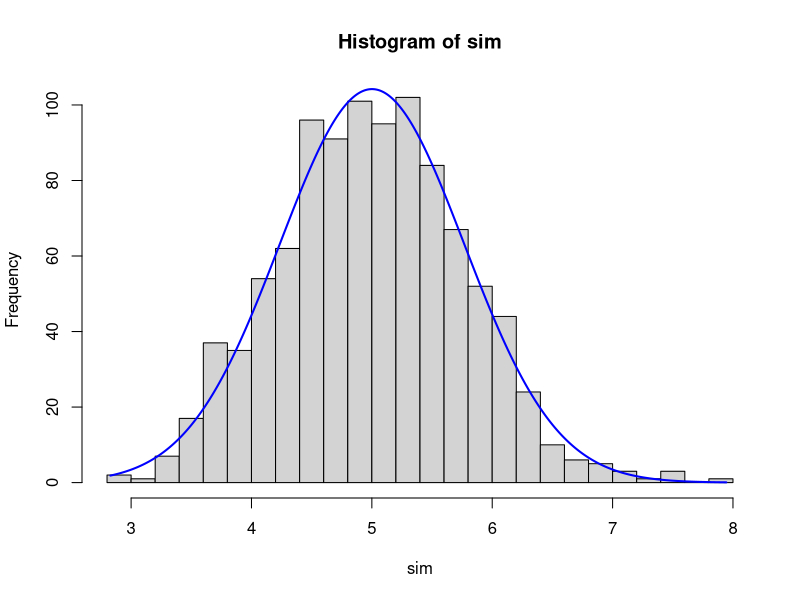
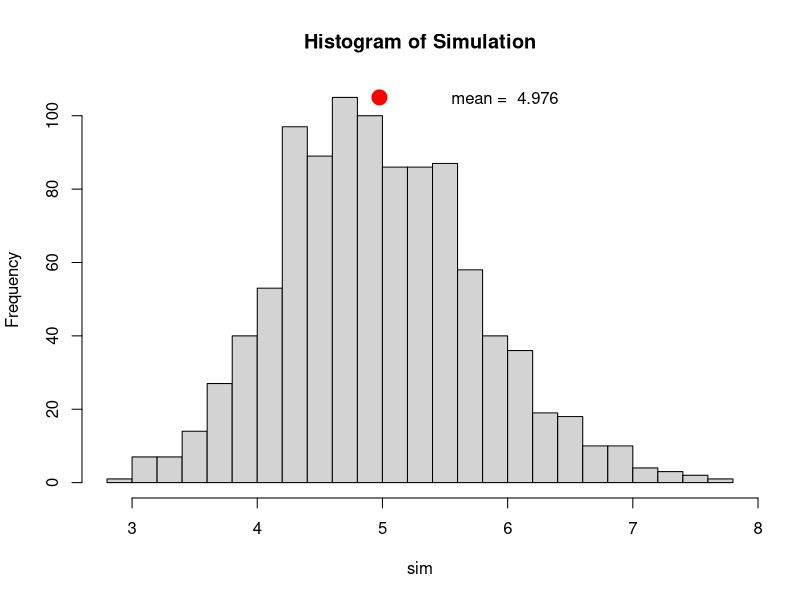
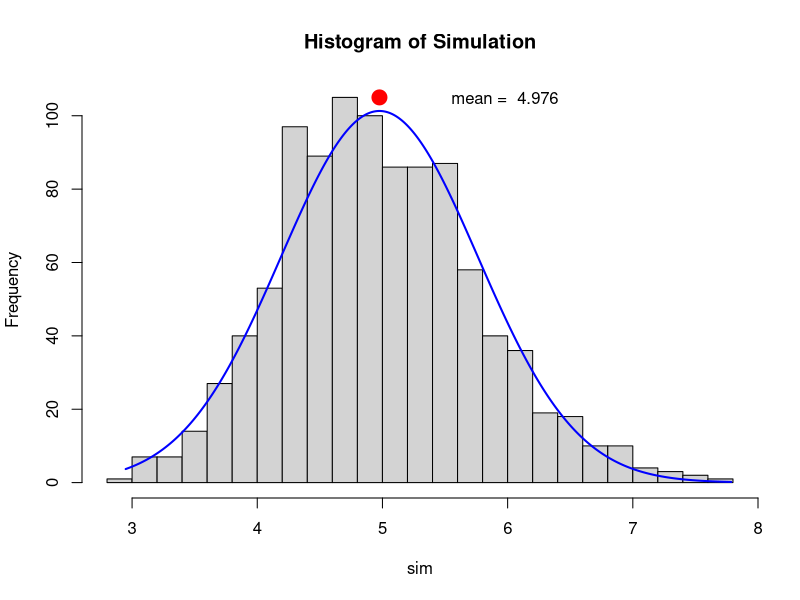
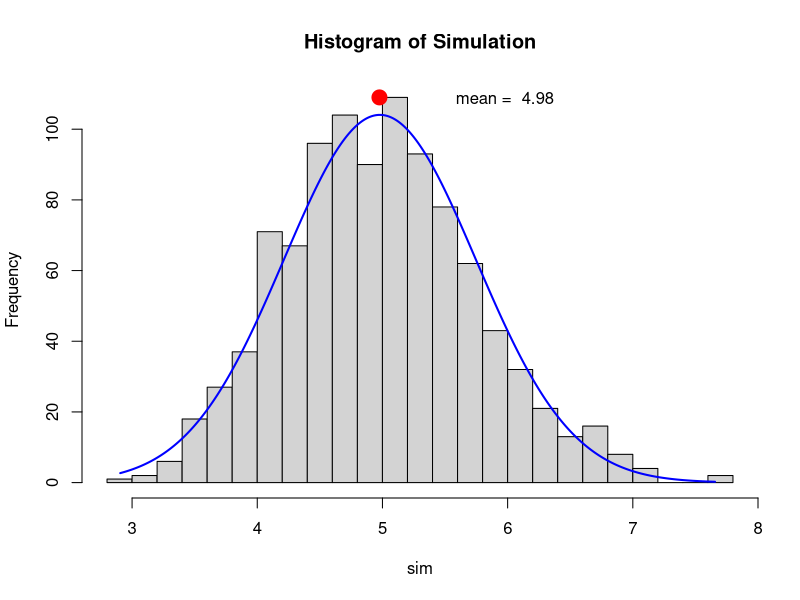
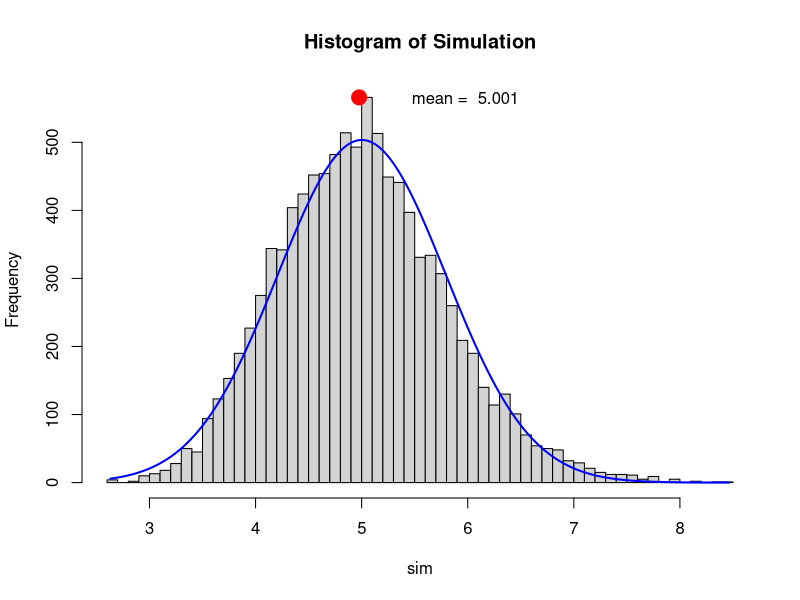
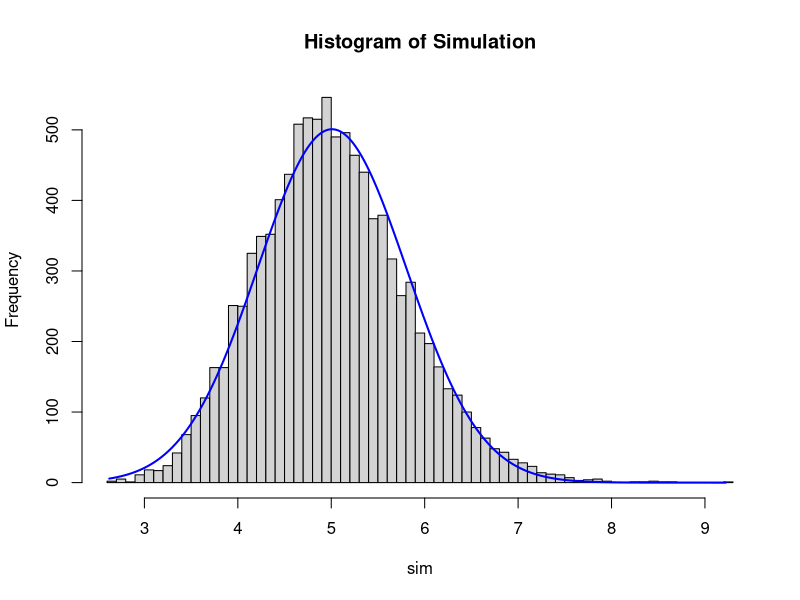
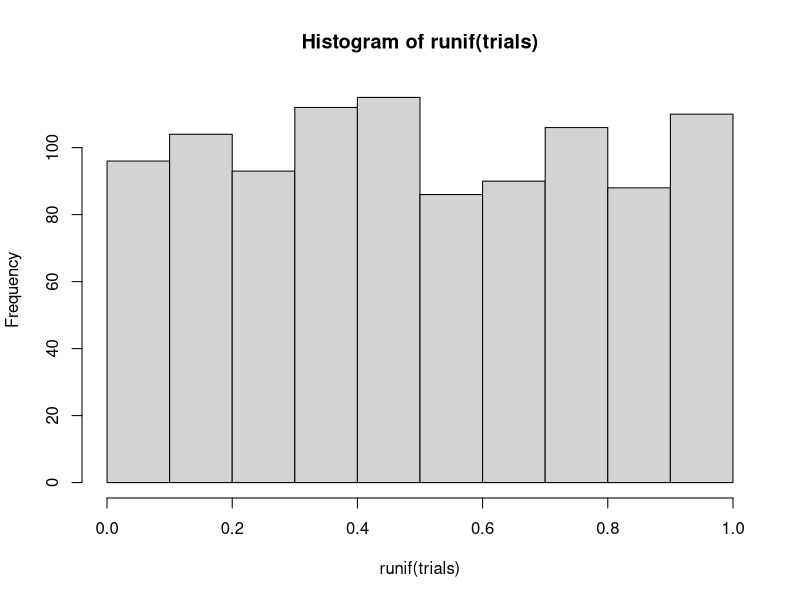
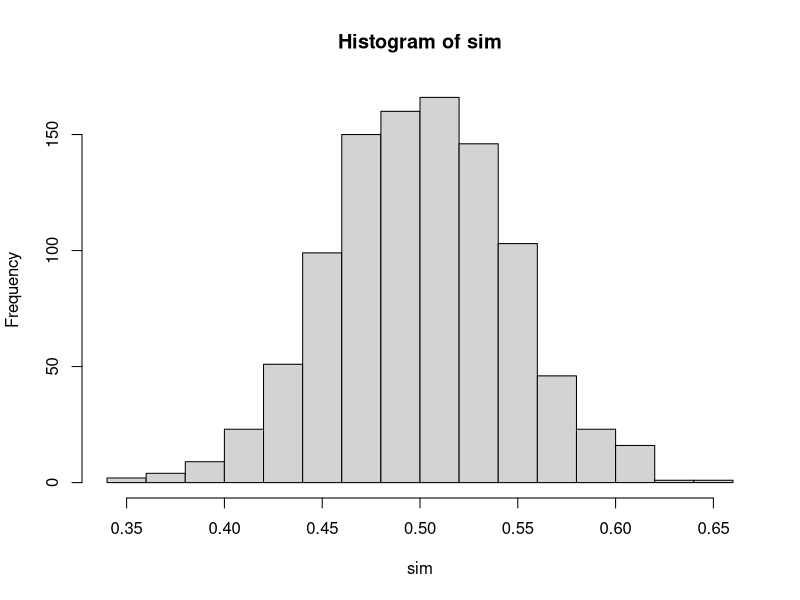

Generate these figures, in order, with R: (Note: this script raises an error after producing the figures.)
lambda <- 0.2
n <- 40

sim <- replicate(n=1000,expr = mean(rexp(40,lambda)))
simHist <- hist(sim,breaks="Scott")

#h<-hist(g, breaks=10, density=10, col="lightgray", xlab="Accuracy", main="Overall") 
xfit<-seq(min(sim),max(sim),length=1000) 
yfit<-dnorm(xfit,mean=mean(sim),sd=sd(sim)) 
yfit <- yfit*diff(simHist$mids[1:2])*length(sim) 
lines(xfit, yfit, col="blue", lwd=2)

#code block 1
lambda <- 0.2
expMean <- 1/lambda
print(expMean)

#code block 2
set.seed(5555)
n <- 40
simTrial <- mean(rexp(n,lambda))
print(simTrial)

#code block 3
trials <- 1000
sim <- apply(matrix(rexp(n*trials,lambda),trials),1,mean)
simMean <- mean(sim)
simHist <- hist(sim,breaks="Scott",main = "Histogram of Simulation")
yMax <- max(simHist$counts)
meanText <- paste("mean = ",as.character(format(mean(sim),digits=4)))
points(simMean,yMax,col="red",cex=2,pch=21,bg="red")
text(x = simMean+1 ,y = yMax, meanText)


#code block 5
simMean <- mean(sim)
print(simMean)

#code block 6
simSD <- sd(sim)
print(simSD)

#code block7 
simHist <- hist(sim,breaks="Scott",main = "Histogram of Simulation")
xfit<-seq(min(sim),max(sim),length=1000) 
yfit<-dnorm(xfit,mean=mean(sim),sd=sd(sim)) 
yfit <- yfit*diff(simHist$mids[1:2])*length(sim) 
lines(xfit, yfit, col="blue", lwd=2)
points(simMean,yMax,col="red",cex=2,pch=21,bg="red")
text(x = simMean+1 ,y = yMax, meanText)

#code block 8
sim <- apply(matrix(rexp(n*trials,lambda),trials),1,mean)
simHist <- hist(sim,breaks="Scott",main = "Histogram of Simulation")
xfit<-seq(min(sim),max(sim),length=1000) 
yfit<-dnorm(xfit,mean=mean(sim),sd=sd(sim)) 
yfit <- yfit*diff(simHist$mids[1:2])*length(sim) 
lines(xfit, yfit, col="blue", lwd=2)
yMax <- max(simHist$counts)
meanText <- paste("mean = ",as.character(format(mean(sim),digits=4)))
points(simMean,yMax,col="red",cex=2,pch=21,bg="red")
text(x = simMean+1 ,y = yMax, meanText)

#code block 9
trials <- 10000
sim <- apply(matrix(rexp(n*trials,lambda),trials),1,mean)
simHist <- hist(sim,breaks="Scott",main = "Histogram of Simulation")
xfit<-seq(min(sim),max(sim),length=1000) 
yfit<-dnorm(xfit,mean=mean(sim),sd=sd(sim)) 
yfit <- yfit*diff(simHist$mids[1:2])*length(sim) 
lines(xfit, yfit, col="blue", lwd=2)
yMax <- max(simHist$counts)
meanText <- paste("mean = ",as.character(format(mean(sim),digits=4)))
points(simMean,yMax,col="red",cex=2,pch=21,bg="red")
text(x = simMean+1 ,y = yMax, meanText)




#old code block 7
trials <- 10000
sim <- replicate(n=trials,expr = mean(rexp(n,lambda)))
simHist <- hist(sim,breaks="Scott",main = "Histogram of Simulation")
xfit<-seq(min(sim),max(sim),length=1000) 
yfit<-dnorm(xfit,mean=mean(sim),sd=sd(sim)) 
yfit <- yfit*diff(simHist$mids[1:2])*length(sim) 
lines(xfit, yfit, col="blue", lwd=2)


set.seed(1)
n <- 40
trials <- 1000
hist(runif(trials))
sim <- apply(matrix(runif(n*trials),trials),1,mean)
hist(sim)


figureNumber <- function(name,figureCount) {
    figureCount <- figureCount+1
    figureText <- paste("Figure",as.character(figureCount),":",name)
}
knit("Course Project Part 1.Rmd",output = "Course_Project_Part_1.md")
callformat <-"I:/Program Files/RStudio/bin/pandoc/pandoc -V geometry:margin=1in  %s.md -o %s.pdf"

simHist <- hist(sim1,breaks="Scott",main = figureNumber("Histogram of Simulation 1",figureCount),xlab="")
simHist <- hist(sim1,breaks="Scott",main = figureNumber("Normal Distribution Overlay",figureCount),xlab = "")
